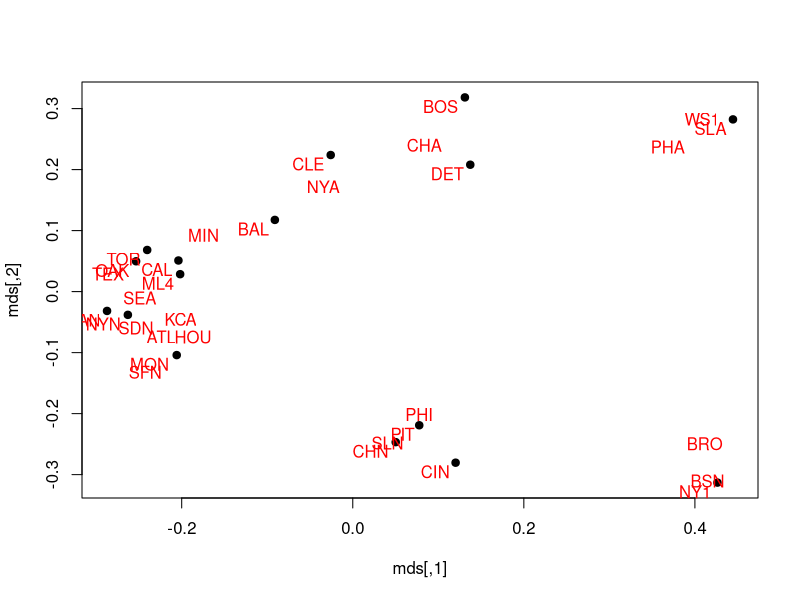

The R script that drew this image:
# Долгодворова Маша, ДЗ 6

library('plyr')

baseballTeamsSorted = table(baseball["team"])[table(baseball["team"]) >= 200]

new = list()
for(i in 1:length(baseball$team)){
  element = is.element(baseball$team[i], names(baseballTeamsSorted))
  new = append(new, element)
}


allTeams = baseball[c(as.vector(unlist(new))), ]
allTeams
length(allTeams[, 1])

allTeamsNames = unique(allTeams$team)

x = matrix(1:512, nrow=length(allTeamsNames), ncol=length(allTeamsNames), dimnames = list(allTeamsNames, allTeamsNames))

for (i in 1:length(allTeamsNames)) {
  for (j in 1:length(allTeamsNames)) {
    idFirst = unique(allTeams[allTeams$team == allTeamsNames[i],]$id)
    idSecond = unique(allTeams[allTeams$team == allTeamsNames[j],]$id)
    idTeams = length(intersect(idFirst, idSecond))
    
    if (length(idFirst) > length(idSecond)) {
      x[allTeamsNames[i], allTeamsNames[j]] = 1 - idTeams/length(idSecond)
    }
    else {
      x[allTeamsNames[i], allTeamsNames[j]] = 1 - idTeams/length(idFirst)
    }
  }
}

x

mds = cmdscale(x, k=2)
plot(mds, pch=19, cex = diag(mds)/max(diag(mds)))
text(mds, rownames(mds), adj=c(1.2,1.2), col='red')
